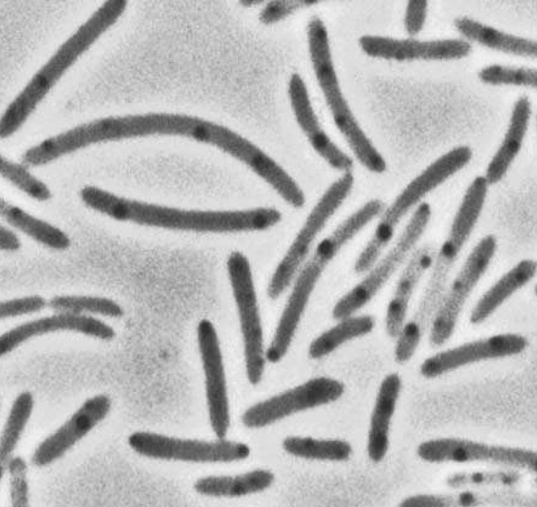
#> input picture CODE/JupyterLab/bacteria.png, 537 x 507 px
$ jupyter execute --allow-errors 16-SCIPY-Video16-Optimize_Fourier_Ndimage.ipynb
#> lines starting #> are read from the running program, lines starting #| are printed output that depends on the picture; after the words box and inside, x2 and y2 are one past the last pixel; in counts of white or black regions, pixels touching at a corner belong together
## (1) INTERPOLATION

[cell 1]
# chargement des librairies
import numpy as np
import matplotlib.pyplot as plt

[cell 2]
# si un cpateur capte toutes les 2 secondes on perd des points
# pour utiliser les données on va interpoler.. remplacer les données
# manquantes

[cell 3]
# ex : onva essayer de combler les trous entre les points bleus
x = np.linspace(0, 10, 10)
y = x**2
plt.scatter(x, y)
plt.show()

### interp1d()

[cell 4]
#  on utilise interpolate du module scipy génère ue autre fonction f
# d'interpolation
# chargement de interp1d
from scipy.interpolate import interp1d

### interpolation linéaire kind='linear'

[cell 5]
# on passe les données à interpoler et type d'interpolation
# type d'interpolation le plus basique = linéaire (ligne entre 2 points)
f = interp1d(x, y, kind='linear')

# utilsation de f pour passer un axe x avec 30 point
new_x= np.linspace(0, 10, 30)
result = f(new_x) # le tableau numpy avec les différents pointsinterpolés

plt.scatter(x, y)
plt.scatter(new_x, result, c='r')
plt.show()

[cell 6]
# différents type d'interpolation
# pour ce dataset, l'interpolation linéaire n'est pas suffisante pas top
x1 = np.linspace(0, 10, 10)
y1 = np.sin(x)

f1 = interp1d(x1, y1, kind='linear')

# utilsation de f pour passer un axe x avec 30 point
new_x1= np.linspace(0, 10, 50)
result1 = f1(new_x1) # le tableau numpy avec les différents pointsinterpolés

plt.scatter(x1, y1)
plt.scatter(new_x1, result1, c='r')
plt.show()

### interpolation cubique kind='cubic'

[cell 7]
# pour optimiser il faut peut être prendre une interpolation cubique
# différents type d'interpolation
# pour ce dataset, l'interpolation linéaire n'est pas suffisante pas top
x1 = np.linspace(0, 10, 10)
y1 = np.sin(x)

f1 = interp1d(x1, y1, kind='cubic')

# utilsation de f pour passer un axe x avec 30 point
new_x1= np.linspace(0, 10, 50)
result1 = f1(new_x1) # le tableau numpy avec les différents pointsinterpolés

plt.scatter(x1, y1)
plt.scatter(new_x1, result1, c='r')
plt.show()

# bien plus proche de la courbe sinus

[cell 8]
#  essayer les autres combinaisons mais comprendre l'interpolation cubique

### interpolation 2D : interp2d()

[cell 9]
# fonction interp2d ==> fonctionne comme 1d pour les 2d

## (2) OPTIMIZE

### curve_fit()

[cell 10]
# dataset : polynôme de degré 3 avec un peu de bruit
x = np.linspace(0, 2, 100)
y = 1/3 * x**3 - 3/5 * x**2 + 2 + np.random.randn(x.shape[0])/20
plt.scatter(x, y)
plt.show()

[cell 11]
# todo : développer un modèle statistique qui rentre dans le modèle
# de points ==> curve_fit() qui se sert de la méthode des moindres carrés
# pour trouver les meilleurs paramètres a, b, c et d d'un modèle f

# définition du modèle :
def f (x, a, b, c, d):
    return a * x**3 +b * x**2 + c * x + d

[cell 12]
# utilisation de curve_fit() sur cette fonction f :

# import du module optimize de scipy
from scipy import optimize

[cell 13]
# on passe la fonction f et les données du dataset ==> x et y
optimize.curve_fit(f, x, y)

[cell 14]
# on obtient 2 tableaux :
#  1er tableau : les différents paramètres de notre modèle
#  2ième tableau : les différentes covariances entre ces paramètres
# ==> matrice de covariance de notre modèle

[cell 15]
# on enregistre les paramètres dans des variables
params, param_cov = optimize.curve_fit(f, x, y)

[cell 16]
# on affiche le graphique de nuage de points
plt.scatter(x, y)
# et on affiche le modèle en fonction des paramètres trouvés par curve_fit
plt.plot(x, f(x, params[0], params[1], params[2], params[3]), c='g', lw=3)
#> figure, not shown here; curve peaks at x = 2, y = 2.31

[cell 17]
#  le modèle passe parfaitement bien dans le nuage de points

## (2) Minimize()

[cell 18]
#  minimize() : permet de minimizer n'importe quelle fonction
# mathématique

[cell 19]
# définition de la fonction f :
def f(x):
    return x**2 + 15*np.sin(x)

[cell 20]
x = np.linspace(-10, 10, 100)
y = f(x)
plt.plot(x, y) # plt.plot(x, f(x))
plt.show()
#> figure, not shown here; curve peaks at x = -10, y = 108.2

[cell 21]
#  cette fonction a plusieurs minimums ==> que retourne minimize()?

[cell 22]
# on passe la fonction f et un point de départ et x0=-8
# à partir de ce points de départ, la fonction minimize() va appliquer
# un algorithme de minimisation qui va peu à peu converger vers le
# premier minimum qu'il rencontre
# plusieurs méthodes existent : newton, gradient...
optimize.minimize(f, x0=-8)

[cell 23]
# le plus intéressant est x = coordonnées du minimum local

[cell 24]
# mais c'est un minimum local, quel est le global?
# pour le trouver choisir un autre algo ou choisir un autre point de départ
optimize.minimize(f, x0=-5)
# le minimum x trouvé est bien le minimum GLOBAL

[cell 25]
# pour accéder à x ajouter .x:
optimize.minimize(f, x0=-5).x

[cell 26]
# pour afficher le minimum sur le graphique mettre dans variable resultat
x0=-5
result = optimize.minimize(f, x0=x0).x
plt.plot(x, f(x), lw=3, zorder=1)
plt.scatter(result, f(result), s=100, c='r', zorder=1)
plt.scatter(x0, f(x0), s=200, marker='+', c='g', zorder=1)
plt.show()
#> figure, not shown here; curve peaks at x = -10, y = 108.2

[cell 27]
# on peut aussi l'utiliser avec des fonctions à n dimension
# exemple en 2 dimensions
def f(x):
    return np.sin(x[0]) + np.cos(x[0] + x[1]) * np.cos(x[0])

[cell 28]
x = np.linspace(-3, 3, 100)
y = np.linspace(-3, 3, 100)

x, y = np.meshgrid(x, y)
plt.contour(x, y, f(np.array([x, y])), 20)
plt.colorbar()
plt.show()
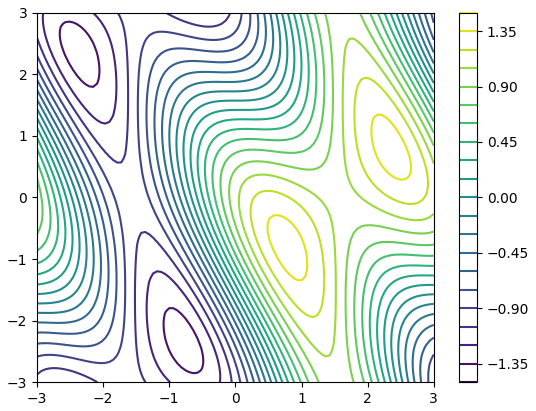
#> figure drawn by matplotlib, 2 panels

[cell 29]
#  trouver le minimum de cette fonction 2D : en bleu ?

[cell 30]
# 2D ==> 2 points de départ à définir
x0 = np.zeros((2,1))

# dessiner ce point x0 sur le graph
x = np.linspace(-3, 3, 100)
y = np.linspace(-3, 3, 100)

x, y = np.meshgrid(x, y)
plt.contour(x, y, f(np.array([x, y])), 20)
plt.colorbar()
plt.scatter(x0[0], x0[1], c='r', marker='+', s=100)

# on passe le point de départ dans optimize() sauvegarder dans result
#> (the rest of this cell did not finish here and is left out)

## (3) Traitement du signal

## (3-1) Signal PROCESSING

[cell 31]
#  signal processing : permet d'élimner toute tendance linéaire
# qu'on aurait dans un signal

### Fonction : detrend()

[cell 32]
# le signal à l'écran avec tendance
# 100 points aléatoires entre 0 à 20
x = np.linspace(0, 20, 100)
y = x + 4 * np.sin(x) + np.random.randn(x.shape[0])
plt.plot(x, y)
plt.show()
#> figure, not shown here; curve peaks at x = 19.8, y = 25.21

[cell 33]
# importer le module signal
from scipy import signal

[cell 34]
#  enregistre le résultat, en passant juste la fonction
new_y = signal.detrend(y)
# on affiche les 2 dans matplotlib

plt.plot(x, y)
plt.plot(x, new_y)
plt.show()
#> figure, not shown here; curve peaks at x = 19.8, y = 25.21; curve peaks at x = 19.8, y = 6.18

# on a éliminer la tendance linéaire qu'on avait auparavant

## (3-2) - TRANSFORMATION DE FOURIER

[cell 35]
# exemple transfo de Fourier

x = np.linspace(0, 30, 100)
y = 3 * np.sin(x) + 2 * np.sin(5*x) + np.sin(10*x)
plt.plot(x, y)
plt.show()
#> figure, not shown here; curve peaks at x = 20.3, y = 5.57

[cell 36]
# charger le module fftpack
from scipy import fftpack

[cell 37]
# créer une variable de Fourier
fourier = fftpack.fft(y)
# créer une variable fréquences en faisant passer le nombre d'élément de y
frequences = fftpack.fftfreq(y.size)
# tracer le spectre
plt.plot(frequences, fourier)
plt.show()

[cell 38]
#  mais le tracé peut être affiné, on a des fréquences négatives et
# amplitudes négatives ==> filtrer
fourier = fftpack.fft(y)
power = np.abs(fourier)
frequences = fftpack.fftfreq(y.size)
freq = np.abs(frequences)
# tracer le spectre filtrer
plt.plot(freq, power)
plt.show()
# 3 pics ==> 3 fréquences

[cell 39]
#  à quoi ça sert? ==> infini
#  pour filtrer un signal

# Un signal très bruyant
x = np.linspace(0, 30, 1000)
y = 3*np.sin(x) + 2*np.sin(5*x) + np.sin(10*x) + np.random.random(x.shape[0])*10
plt.plot(x, y)
plt.show()
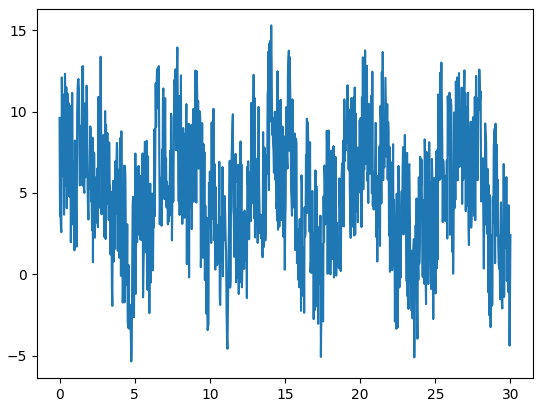
#> figure drawn by matplotlib, 1 panel; curve peaks at x = 14.08, y = 15.31

[cell 40]
# ETAPE 1 : création du spectre du sugnal bruyant
from scipy import fftpack

fourier = fftpack.fft(y)
power = np.abs(fourier)
frequences = fftpack.fftfreq(y.size)
freq = np.abs(frequences)
# tracer le spectre filtrer
plt.plot(freq, power)
plt.show()

[cell 41]
# ETAPE 2 : filtre de la fonction de Fourier
# filtre pour toutes les valeurs inférieur à 400 avec boolean indexing
fourier[power<400] = 0
plt.plot(np.abs(frequences), np.abs(fourier))
plt.show()
# le spectre est nettoyé : plus de bruit

[cell 42]
# ETAPE 3 : prendre le spectre nettoyé et appliquer la transfo de fourier
# inverse
filtered_signal = fftpack.ifft(fourier)
# on affiche
plt.figure(figsize=(12,8))
# singal de départ
plt.plot(x, y, lw=0.5)
# signal filtré
plt.plot(x, filtered_signal, lw=3)
plt.show()
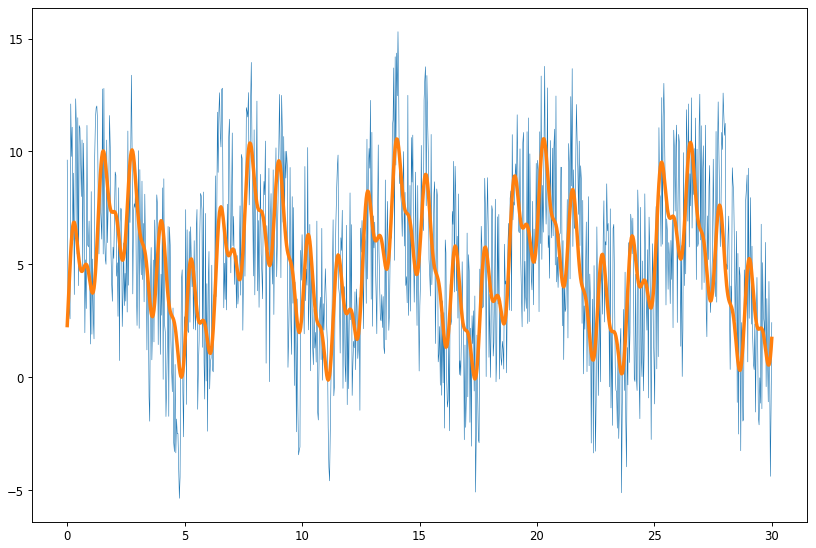
#> figure drawn by matplotlib, 1 panel; curve peaks at x = 14.08, y = 15.31; curve peaks at x = 20.3, y = 10.56

## (3-3) - TRAITEMENT D'IMAGE

## Module ndimage

[cell 43]
# chargement de la librairie
from scipy import ndimage

[cell 44]
np.random.seed(0)
X = np.zeros((32, 32))
X[10:-10, 10:-10] = 1
X[np.random.randint(0, 32, 30), np.random.randint(0, 32, 30)] = 1
plt.imshow(X)
plt.show()

## ndimage.binary_opening - combinaison dilation/érosion

[cell 45]
# but : retirer les petits pixels parasites
# en utilisant ndimage.binary_opening
open_x = ndimage.binary_opening(X)
plt.imshow(open_x)
plt.show()
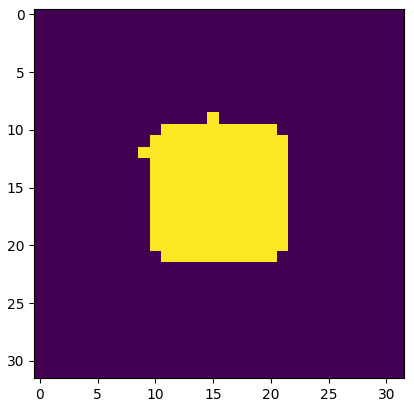
#> figure drawn by matplotlib, 1 panel

[cell 46]
# on a supprimer les artefacts mais l'image est un peu érodée
# toute fonction a un coût

[cell 47]
# importer l'image
image = plt.imread('bacteria.png')
#> image is the input picture: shape (507, 537, 3) float32; min 0.169, max 0.957, mean 0.714

print(image.shape) # 3 dimensions
#| (507, 537, 3)

# l'afficher
plt.imshow(image)
plt.show()

[cell 48]
# importer l'image
image = plt.imread('bacteria.png')

#  la réduire en 2 dimensions
image = image[:, :, 0]
#> image: shape (507, 537) float32
print(image.shape) # 2 dimensions
#| (507, 537)

# l'afficher en 2D et en noir et blanc
plt.imshow(image, cmap='gray')
plt.show()

[cell 49]
# 1. extraire les bactéries de l'arrière plan avec boolean indexing

# copie de l'image
image_2=np.copy(image)

# aplatissement de l'image avec ravel() et 255 catégories pour les pixels
# pour analyser l'image
plt.hist(image_2.ravel(), bins=255)
plt.show()
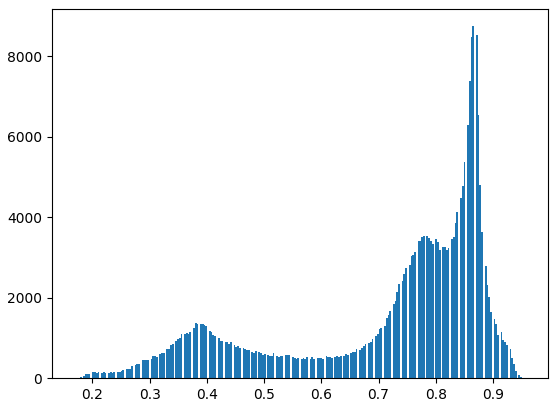
#> figure drawn by matplotlib, 1 panel; tallest bar 8742 high, from x = 0.864 to 0.867
# 3 groupes : du blanc, du noir et du gris clair

[cell 50]
# les bactéries sont les pixels les plus sombres ==> on veut les extraire
# avec du boolean indexing
image = image < 0.6
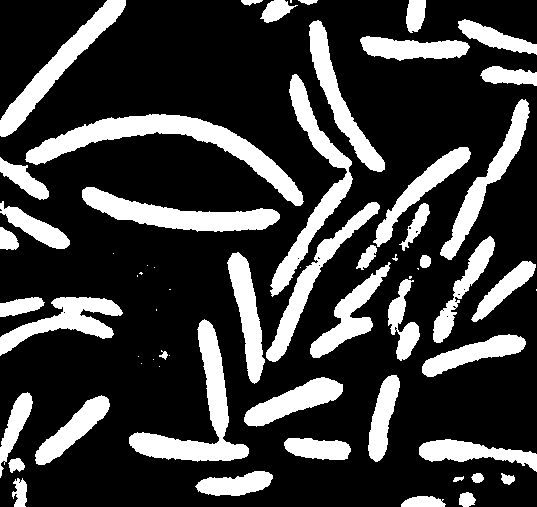
#> image: shape (507, 537) bool; 24% white; 63 white regions (18 under 20 px), largest, box (x1, y1, x2, y2) and area: (25, 114, 304, 206) 5741, (129, 319, 249, 462) 4297, (82, 187, 280, 232) 3820

plt.imshow(image)
plt.show()

[cell 51]
#  2. Se débarasser des quelques artefacts
open_x = ndimage.binary_opening(image)
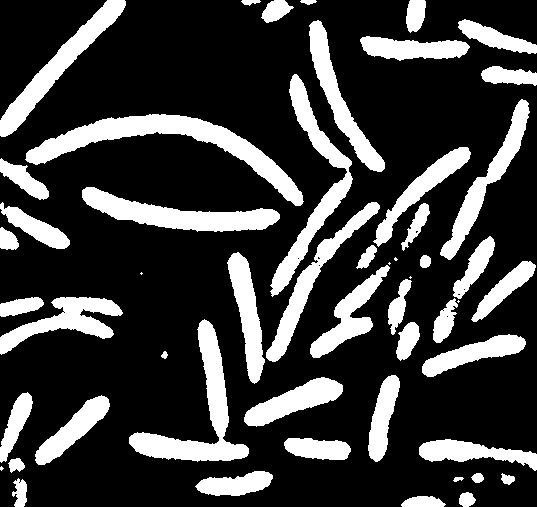
#> open_x: shape (507, 537) bool; 23.9% white; 53 white regions (6 under 20 px), largest, box (x1, y1, x2, y2) and area: (25, 114, 304, 206) 5733, (129, 319, 249, 462) 4295, (82, 187, 280, 232) 3820
plt.imshow(open_x)
plt.show()

### ndimage.label() : mettre une étiquette

[cell 52]
# 3. utiliser la fonction label pour annoter chaque bactérie
# ndimage.label() retourne 2 variables :
# l'image sur laquelle on veut mettre des étiquettes
# le nombre d'étiquettes qu'on a pu placer sur cette image
label_image, nb_labels = ndimage.label(open_x)
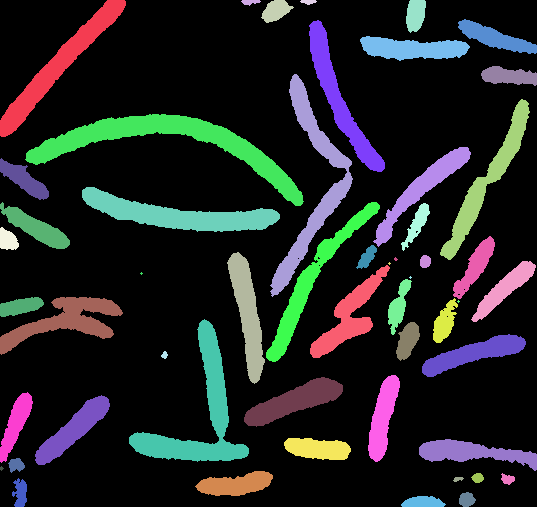
#> label_image: shape (507, 537) int32; 54 distinct labels, from 0 to 53; one colour per label, 0 black
#> nb_labels = 53
print(nb_labels) # 53 groupes
#| 53

[cell 53]
# afficher les 53 groupes
plt.imshow(label_image)

### ndimage.sum() : compter le nombre de pixels/groupe

[cell 54]
# ndimage.sum() : mesure le nombre de pixels par groupe
# permet de connaitre la taille de chaque bactérie (relative)
sizes = ndimage.sum(open_x, label_image, range(nb_labels))
#> sizes = 53 values, max 5733 at index 12, min 0 at index 0, mean 1219.6

[cell 55]
sizes # tableau numpy à 53 éléments
#> Out has the same summary as sizes

[cell 56]
# afficher toutes ses tailles à l'écran
plt.scatter(range(nb_labels), sizes, c='orange')
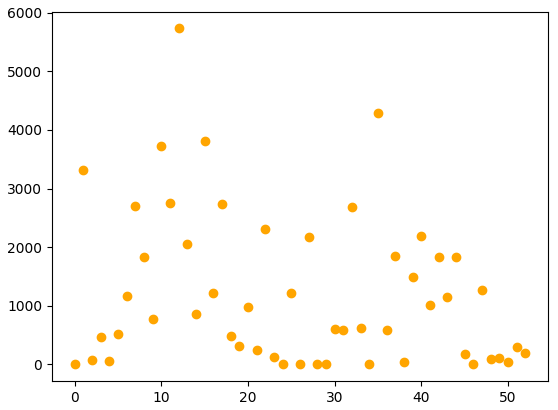
#> figure drawn by matplotlib, 1 panel

[cell 57]
#  on a un dataset ==> on peut calculer la moyenne, écart type...

## CORRECTION EXERCICE VIDEO 15

[cell 58]
# partir de la fonction graphique et modifier le code pour
# afficher sur une seule figure les différentes variables

# chargement des librairies
import numpy as np
import matplotlib.pyplot as plt
from sklearn.datasets import load_iris

# dataset
iris = load_iris()
# print(iris)

# dataset
iris = load_iris()
# print(iris)

# données
x = iris.data
# print(x)
# les targets classe 0 1 ou2
y = iris.target
# print(y)

#  Un dictionnaires des données des 100 expériences
data={f'experience{i}': np.random.randn(100) for i in range(4)}

# créer une fonction graphique qui imprime sur 1 même figure le dataset
#  4 expériences ==> 4 graphiques
def graphique(dataset):
    # nombre de colonne = nombre de colonnes
    n = x.shape[1]
    # figure agrandie dans lequel on va placer les 4 graphiques
    plt.figure(figsize=(12,8))
    # boucle sur le dictionnaire
    for i in range(n): # on boucle sur les 4 variables
        # Graphique i
        # n figure à l'emplacement i de n//2 lignes et colonnes
        plt.subplot(n//2, n//2, i+1)
        # alimente les ordonnées de l'expérience
        plt.scatter(x[:, 0], x[:, i], c=y)
        # ajout des labels
        plt.xlabel('0')
        plt.ylabel(i)
        plt.colorbar(ticks=list(np.unique(y)))
    # tracer la figure
    plt.show()
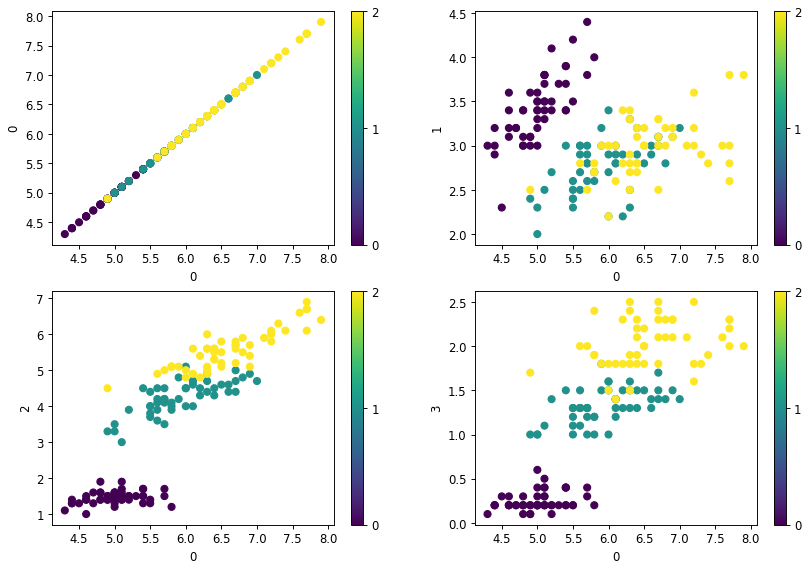
#> figure drawn by matplotlib, 8 panels

graphique(data)
